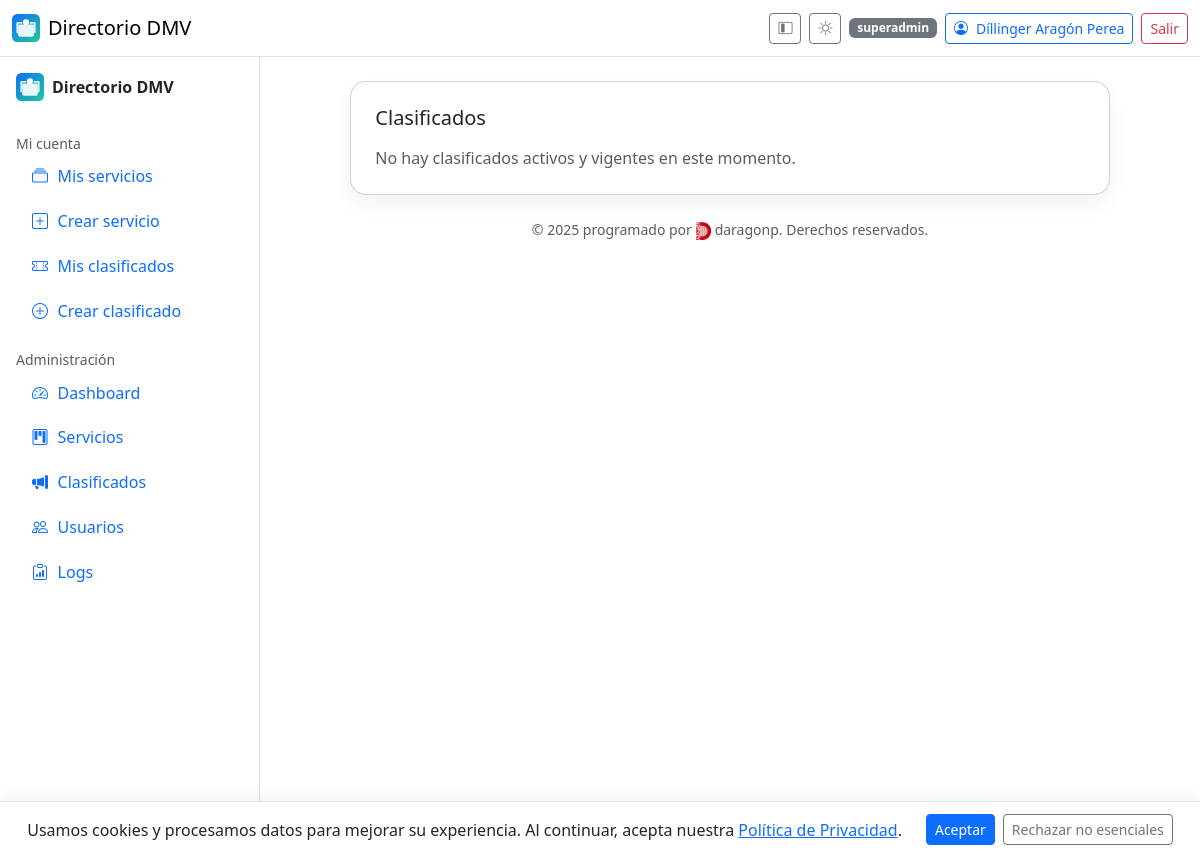
Before: /clasificados/ (signed in) with the older database file.
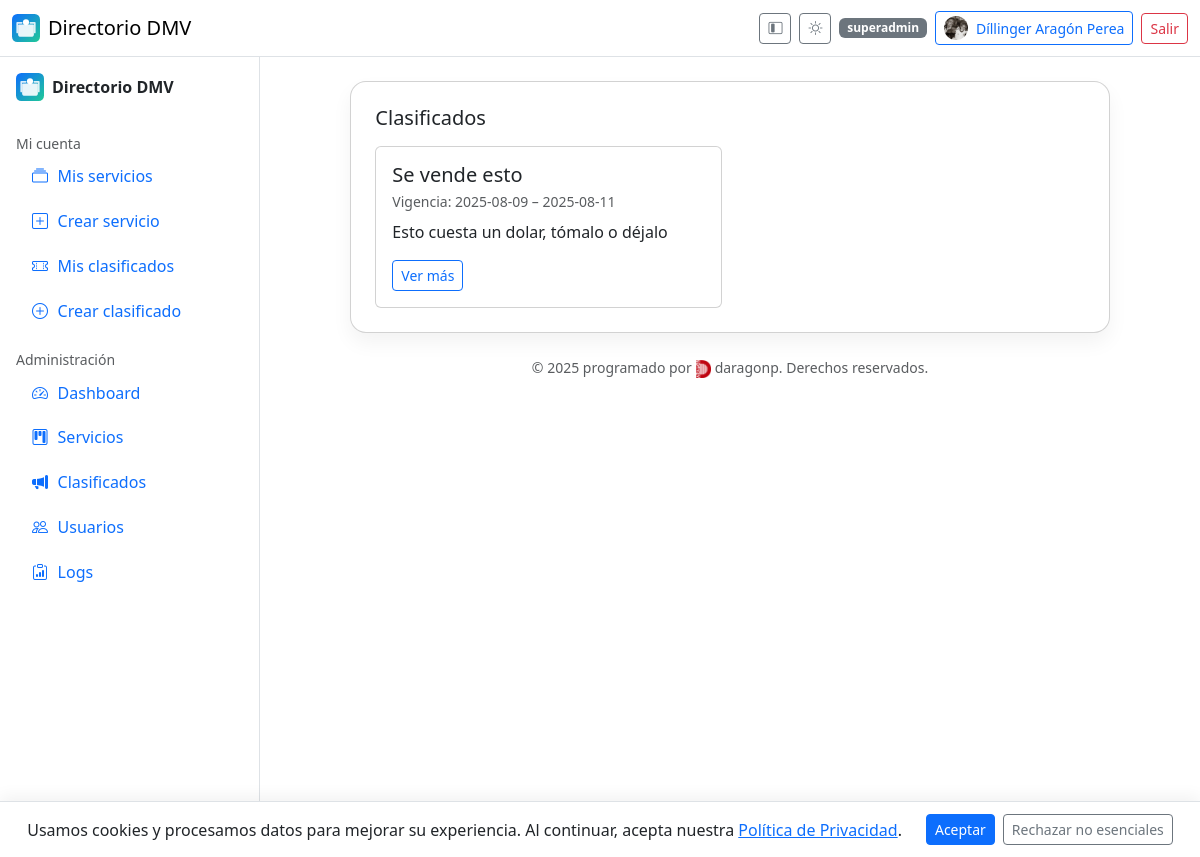
After: the same page with the newer database file.
### app/models.py (models this page shows, shortened)
class User(UserMixin, db.Model):
    id = db.Column(db.Integer, primary_key=True)
    name = db.Column(db.String(120), nullable=False)
    email = db.Column(db.String(120), unique=True, nullable=False, index=True)
    phone = db.Column(db.String(50))
    address = db.Column(db.String(200))
    password_hash = db.Column(db.String(256), nullable=False)
    role = db.Column(db.String(20), default=Role.BASIC.value, nullable=False)
    is_verified = db.Column(db.Boolean, default=False)
    verification_code = db.Column(db.String(6), nullable=True)
    avatar_url = db.Column(db.String(255))
    is_deleted = db.Column(db.Boolean, default=False)
    created_at = db.Column(db.DateTime, default=datetime.utcnow)
    updated_at = db.Column(db.DateTime, default=datetime.utcnow, onupdate=datetime.utcnow)
    services = db.relationship(
        "Service",
        backref="owner",
        lazy=True,
        foreign_keys="Service.owner_id",
    )
    approved_services = db.relationship(
        "Service",
        backref="approver",
        lazy=True,
        foreign_keys="Service.approved_by",
    )

class Classified(db.Model):
    id = db.Column(db.Integer, primary_key=True)
    owner_id = db.Column(db.Integer, db.ForeignKey("user.id"), nullable=False)
    title = db.Column(db.String(140), nullable=False)
    description = db.Column(db.Text, nullable=False)
    start_date = db.Column(db.Date, nullable=False)
    end_date = db.Column(db.Date, nullable=False)
    email = db.Column(db.String(120))
    phone = db.Column(db.String(50))
    address = db.Column(db.String(200))
    link = db.Column(db.String(200))
    status = db.Column(db.String(20), default=ServiceStatus.PENDING.value, nullable=False)  # reuse enum strings
    is_active = db.Column(db.Boolean, default=False)
    is_deleted = db.Column(db.Boolean, default=False)
    approved_by = db.Column(db.Integer, db.ForeignKey("user.id"))
    approved_at = db.Column(db.DateTime)
    created_at = db.Column(db.DateTime, default=datetime.utcnow)
    updated_at = db.Column(db.DateTime, default=datetime.utcnow, onupdate=datetime.utcnow)

### app/classifieds.py (the view)
@classifieds_bp.route("/", methods=["GET"])
def public_list():
    today = date.today()
    q = Classified.query.filter(
        Classified.is_deleted == False,
        Classified.is_active == True,
        Classified.status == ServiceStatus.APPROVED.value,
    ).filter(
        (Classified.start_date == None) | (Classified.start_date <= today)
    ).filter(
        (Classified.end_date == None) | (Classified.end_date >= today)
    ).order_by(Classified.start_date.desc().nullslast())
    items = q.all()
    return render_template("classifieds/public_list.html", items=items)

### app/models.py (called while the page is built)
@login_manager.user_loader
def load_user(user_id):
    return User.query.get(int(user_id))

### app/templates/classifieds/public_list.html
{% extends "base.html" %}
{% block content %}
<div class="row justify-content-center">
  <div class="col-12 col-xl-10">
    <div class="card card-shadow p-4">
      <h1 class="h5 mb-3">Clasificados</h1>
      {% if items %}
      <div class="row g-3">
        {% for c in items %}
        <div class="col-12 col-md-6 col-xxl-4">
          <div class="card h-100">
            <div class="card-body d-flex flex-column">
              <h5 class="card-title mb-1 text-truncate">{{ c.title }}</h5>
              <div class="small text-body-secondary mb-2">
                {% if c.start_date or c.end_date %}
                  Vigencia:
                  {{ c.start_date.strftime('%Y-%m-%d') if c.start_date else '?' }}
                  –
                  {{ c.end_date.strftime('%Y-%m-%d') if c.end_date else '?' }}
                {% else %}
                  Vigencia: No definida
                {% endif %}
              </div>
              {% if c.description %}
              <p class="card-text text-truncate">{{ c.description }}</p>
              {% endif %}
              <div class="mt-auto">
                <a href="{{ url_for('classifieds.detail', cid=c.id) }}" class="btn btn-sm btn-outline-primary">Ver más</a>
              </div>
            </div>
          </div>
        </div>
        {% endfor %}
      </div>
      {% else %}
        <div class="text-body-secondary">No hay clasificados activos y vigentes en este momento.</div>
      {% endif %}
    </div>
  </div>
</div>
{% endblock %}

### app/templates/base.html (shortened to what the changed rows need)
{% set is_admin = (current_user.is_authenticated and current_user.role in ['admin','superadmin']) %}
<!doctype html>
<html lang="es">
<head>
  <link href="https://cdn.jsdelivr.net/npm/bootstrap@5.3.3/dist/css/bootstrap.min.css" rel="stylesheet">
  <link href="https://cdn.jsdelivr.net/npm/bootstrap-icons@1.11.3/font/bootstrap-icons.css" rel="stylesheet">
  <link href="https://cdn.datatables.net/2.0.8/css/dataTables.bootstrap5.css" rel="stylesheet">
  <link rel="stylesheet" href="{{ url_for('static', filename='css/style.css') }}">
</head>
<body class="bg-body">
<header class="navbar bg-body border-bottom sticky-top" id="appHeader">
  <div class="container-fluid">
    <div class="d-flex align-items-center gap-2">
      <button class="btn btn-sm btn-outline-secondary d-none d-lg-inline-flex" id="btnCollapse" title="Colapsar menú">
        <i class="bi bi-layout-sidebar-inset"></i>
      </button>
      <button class="btn btn-sm btn-outline-secondary" id="themeToggle" type="button" aria-label="Cambiar tema">
        <i class="bi bi-brightness-high" id="icon-sun" style="display:none"></i>
      </button>
      {% if current_user.is_authenticated %}
        <span class="badge text-bg-secondary d-none d-md-inline">{{ current_user.role }}</span>
        <a class="btn btn-sm btn-outline-primary d-flex align-items-center gap-2" href="{{ url_for('auth.profile') }}">
          {% if current_user.avatar_url %}
            <img src="{{ current_user.avatar_url }}" alt="avatar" class="rounded-circle" style="width:24px;height:24px;object-fit:cover;">
          {% else %}
            <i class="bi bi-person-circle"></i>
          {% endif %}
          <span class="d-none d-sm-inline">{{ current_user.name }}</span>
        </a>
        <a class="btn btn-sm btn-outline-danger" href="{{ url_for('auth.logout') }}">Salir</a>
      {% else %}
        <a class="btn btn-sm btn-outline-primary" href="{{ url_for('auth.login') }}">Ingresar</a>
        <a class="btn btn-sm btn-primary" href="{{ url_for('auth.register') }}">Registro</a>
      {% endif %}
    </div>
  </div>
</header>
<div class="layout" id="layout">
  <main class="container-fluid py-4">
    {% block content %}{% endblock %}
  </main>
</div>
</body>
</html>

Changed rows visible on the page:
changed User "Díllinger Aragón Perea": avatar_url: picture added
added Classified: title "Se vende esto", start_date "2025-08-09", end_date "2025-08-11", description "Esto cuesta un dolar, tómalo o déjalo"
Other visible differences:
text no longer shown: "No hay clasificados activos y vigentes en este momento."
